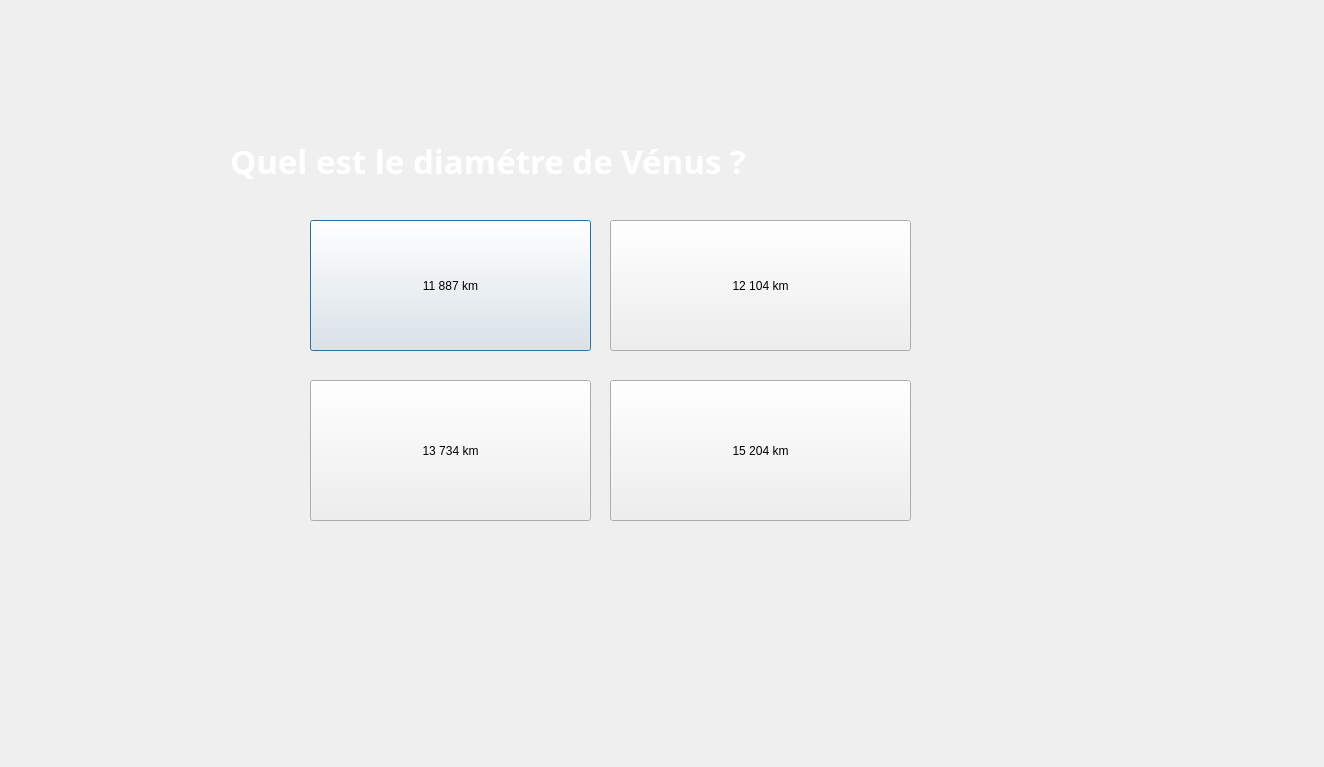
<?xml version="1.0" encoding="UTF-8"?>
<ui version="4.0">
 <class>Dialog9</class>
 <widget class="QDialog" name="Dialog9">
  <property name="geometry">
   <rect>
    <x>0</x>
    <y>0</y>
    <width>1324</width>
    <height>767</height>
   </rect>
  </property>
  <property name="windowTitle">
   <string>Dialog</string>
  </property>
  <widget class="QLabel" name="label">
   <property name="geometry">
    <rect>
     <x>230</x>
     <y>120</y>
     <width>781</width>
     <height>81</height>
    </rect>
   </property>
   <property name="font">
    <font>
     <family>Segoe Script</family>
     <pointsize>25</pointsize>
     <italic>false</italic>
     <bold>true</bold>
    </font>
   </property>
   <property name="styleSheet">
    <string notr="true">font: 700 25pt &quot;Segoe Script&quot;;
color: rgb(255, 255, 255);</string>
   </property>
   <property name="text">
    <string>Quel est le diamétre de Vénus ?</string>
   </property>
  </widget>
  <widget class="QPushButton" name="pushButton">
   <property name="geometry">
    <rect>
     <x>310</x>
     <y>220</y>
     <width>281</width>
     <height>131</height>
    </rect>
   </property>
   <property name="text">
    <string>11 887 km</string>
   </property>
  </widget>
  <widget class="QPushButton" name="pushButton_2">
   <property name="geometry">
    <rect>
     <x>610</x>
     <y>220</y>
     <width>301</width>
     <height>131</height>
    </rect>
   </property>
   <property name="text">
    <string>12 104 km</string>
   </property>
  </widget>
  <widget class="QPushButton" name="pushButton_3">
   <property name="geometry">
    <rect>
     <x>310</x>
     <y>380</y>
     <width>281</width>
     <height>141</height>
    </rect>
   </property>
   <property name="text">
    <string>13 734 km</string>
   </property>
  </widget>
  <widget class="QPushButton" name="pushButton_4">
   <property name="geometry">
    <rect>
     <x>610</x>
     <y>380</y>
     <width>301</width>
     <height>141</height>
    </rect>
   </property>
   <property name="text">
    <string>15 204 km</string>
   </property>
  </widget>
 </widget>
 <resources/>
 <connections/>
</ui>
